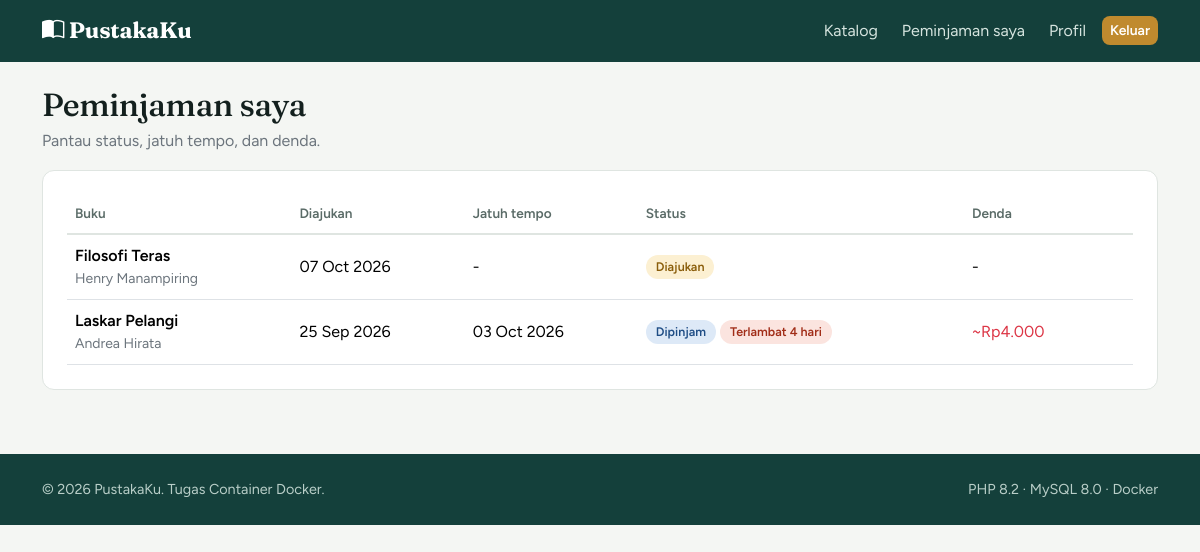
Screenshot of /anggota/riwayat.php (signed in) with the database file from the repository.
### tables this page shows
CREATE TABLE loans (
  id INT AUTO_INCREMENT PRIMARY KEY,
  user_id INT NOT NULL,
  book_id INT NOT NULL,
  tgl_ajuan DATE NOT NULL,
  tgl_pinjam DATE NULL,
  tgl_jatuh_tempo DATE NULL,
  tgl_kembali DATE NULL,
  status ENUM('Diajukan','Dipinjam','Dikembalikan','Ditolak') NOT NULL DEFAULT 'Diajukan',
  denda INT NOT NULL DEFAULT 0,
  sudah_perpanjang TINYINT(1) NOT NULL DEFAULT 0,
  FOREIGN KEY (user_id) REFERENCES users(id) ON DELETE CASCADE,
  FOREIGN KEY (book_id) REFERENCES books(id) ON DELETE CASCADE
);

CREATE TABLE books (
  id INT AUTO_INCREMENT PRIMARY KEY,
  judul VARCHAR(200) NOT NULL,
  penulis VARCHAR(100) NOT NULL,
  penerbit VARCHAR(100),
  tahun INT,
  kategori VARCHAR(50),
  stok INT NOT NULL DEFAULT 0,
  created_at TIMESTAMP DEFAULT CURRENT_TIMESTAMP
);

### src/includes/config.php (called while the page is built, shortened)
<?php
function e($teks) { return htmlspecialchars((string)$teks, ENT_QUOTES, 'UTF-8'); }
function rupiah($angka) { return 'Rp' . number_format((int)$angka, 0, ',', '.'); }

### src/anggota/riwayat.php (the view, shortened to what this page needs)
<?php
require_once __DIR__ . '/../includes/config.php';
$uid = (int)$_SESSION['user']['id'];
$s = $db->prepare("SELECT l.*, b.judul, b.penulis FROM loans l JOIN books b ON b.id = l.book_id
                   WHERE l.user_id = ? ORDER BY l.id DESC");
$s->bind_param('i', $uid);
$s->execute();
$data = $s->get_result();
function tgl($t) { return $t ? date('d M Y', strtotime($t)) : '-'; }
require __DIR__ . '/../includes/header.php';
?>
<div class="container mt-4">
  <h1 class="h2 mb-1">Peminjaman saya</h1>
  <p class="text-secondary mb-3">Pantau status, jatuh tempo, dan denda.</p>
  <div class="panel">
    <div class="table-responsive">
      <table class="table align-middle mb-0">
        <thead><tr><th>Buku</th><th>Diajukan</th><th>Jatuh tempo</th><th>Status</th><th>Denda</th><th></th></tr></thead>
        <tbody>
        <?php while ($l = $data->fetch_assoc()):
            $telat = 0;
            if ($l['status'] === 'Dipinjam' && $l['tgl_jatuh_tempo'])
                $telat = max(0, (int)((strtotime(date('Y-m-d')) - strtotime($l['tgl_jatuh_tempo'])) / 86400));
        ?>
          <tr>
            <td><div class="fw-semibold"><?= e($l['judul']) ?></div><div class="small text-secondary"><?= e($l['penulis']) ?></div></td>
            <td><?= tgl($l['tgl_ajuan']) ?></td>
            <td><?= tgl($l['tgl_jatuh_tempo']) ?></td>
            <td>
              <span class="badge-status st-<?= strtolower($l['status']) ?>"><?= e($l['status']) ?></span>
              <?php if ($telat > 0): ?><span class="badge-status st-terlambat">Terlambat <?= $telat ?> hari</span><?php endif; ?>
            </td>
            <td>
              <?php if ($l['status'] === 'Dikembalikan'): ?><?= rupiah($l['denda']) ?>
              <?php elseif ($telat > 0): ?><span class="text-danger">~<?= rupiah($telat * DENDA_PER_HARI) ?></span>
              <?php else: ?>-<?php endif; ?>
            </td>
            <td class="text-end">
            </td>
          </tr>
        <?php endwhile; ?>
        </tbody>
      </table>
    </div>
  </div>
</div>
<?php require __DIR__ . '/../includes/footer.php'; ?>

### src/assets/css/app.css (style rules this page uses)
:root { --forest:#14403b; --moss:#2f6f62; --brass:#c08a2e; --brass-dark:#a1731f; --paper:#f4f6f3; --ink:#13201e; --line:#dfe5e1; }
body { font-family:'Figtree',sans-serif;background:var(--paper);color:var(--ink);line-height:1.6 }
h1,h2,h3,h4,.brand { font-family:'Fraunces',serif;font-weight:700;letter-spacing:-.01em }
.panel { background:#fff;border:1px solid var(--line);border-radius:12px;padding:1.5rem }
.badge-status { border-radius:999px;font-weight:600;padding:.35em .8em;font-size:.78rem }
.st-habis,.st-terlambat,.st-ditolak { background:#fbe4df;color:#a12d18 }
.st-diajukan { background:#fcf0d2;color:#8a5d0a }
.st-dipinjam { background:#dde9f7;color:#1f4d85 }
.table thead th { font-size:.85rem;color:#5a6b67;font-weight:600;border-bottom:2px solid var(--line) }

### rows the page displays
loans: book.judul "Filosofi Teras", book.penulis "Henry Manampiring", tgl_ajuan "07 Oct 2026", tgl_jatuh_tempo "-", status "Diajukan"
loans: book.judul "Laskar Pelangi", book.penulis "Andrea Hirata", tgl_ajuan "25 Sep 2026", tgl_jatuh_tempo "03 Oct 2026", status "Dipinjam", tgl_jatuh_tempo "4", rupiah($telat*DENDA_PER_HARI) "Rp4.000"
